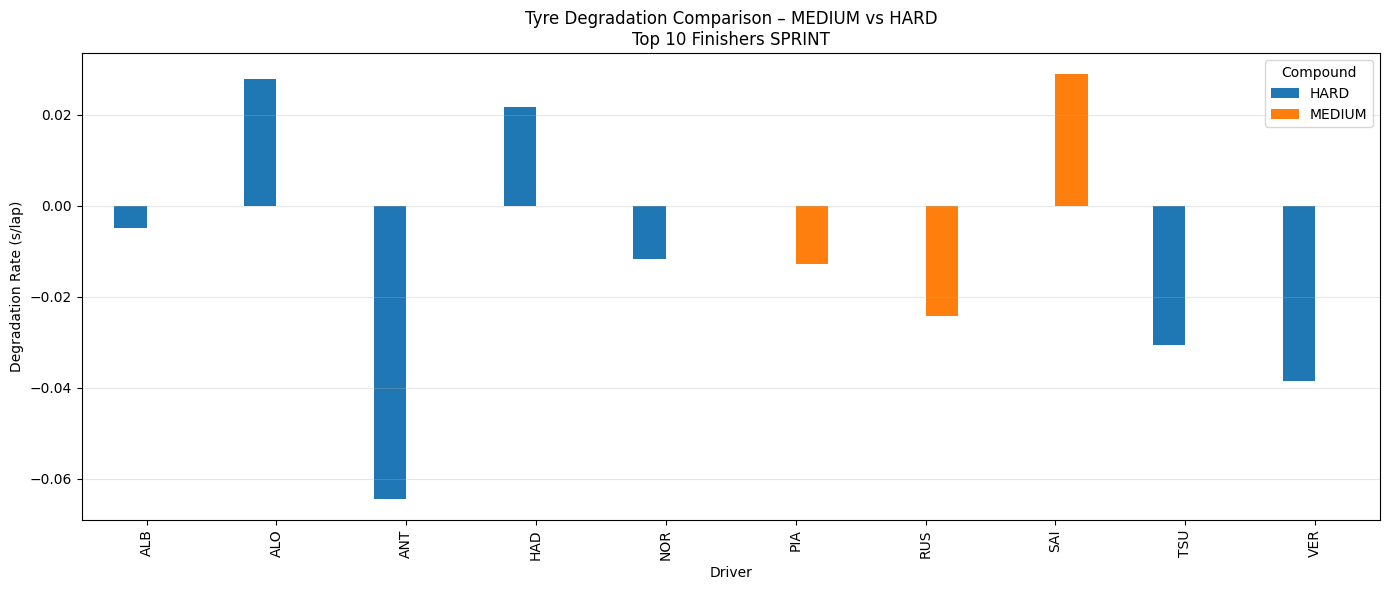

Reproduce this figure in Python.
import fastf1, os
import pandas as pd
import numpy as np
import matplotlib.pyplot as plt
from pathlib import Path

# ===== CONFIG =====
YEAR = 2025
GP = "QATAR"
SESSION = "S"
COMPOUNDS = ["MEDIUM", "HARD"]
TOP_N = 10
CACHE_DIR = Path("/content/fastf1_cache")

# ===== CACHE =====
CACHE_DIR.mkdir(parents=True, exist_ok=True)
fastf1.Cache.enable_cache(CACHE_DIR)

# ===== LOAD =====
session = fastf1.get_session(YEAR, GP, SESSION)
session.load()

laps = session.laps
laps = laps[laps["IsAccurate"]].copy()
laps["LapTimeSec"] = laps["LapTime"].dt.total_seconds()

drivers = (
    session.results
    .sort_values("Position")
    .head(TOP_N)["Abbreviation"]
    .tolist()
)

laps = laps[
    laps["Driver"].isin(drivers) &
    laps["PitInTime"].isna() &
    laps["PitOutTime"].isna() &
    laps["Compound"].isin(COMPOUNDS)
]

# ===== REMOVE OUTLIERS (IQR per driver, compound, stint) =====
clean = []

for (d, c, s), dl in laps.groupby(["Driver","Compound","Stint"]):
    if len(dl) < 5:
        continue
    q1, q3 = dl["LapTimeSec"].quantile([0.25, 0.75])
    iqr = q3 - q1
    dl = dl[(dl["LapTimeSec"] >= q1-1.5*iqr) & (dl["LapTimeSec"] <= q3+1.5*iqr)]
    clean.append(dl)

clean = pd.concat(clean)

# ===== CALCULATE DEGRADATION SLOPE =====
records = []

for (d, c), dl in clean.groupby(["Driver","Compound"]):
    stint_id = dl.groupby("Stint").size().idxmax()
    st = dl[dl["Stint"] == stint_id]
    if len(st) < 5:
        continue
    slope = np.polyfit(st["TyreLife"], st["LapTimeSec"], 1)[0]
    records.append({"Driver": d, "Compound": c, "Degradation_s_per_lap": slope})

deg = pd.DataFrame(records)

# ===== PLOT =====
pivot = deg.pivot(index="Driver", columns="Compound", values="Degradation_s_per_lap")
pivot.plot(kind="bar", figsize=(14,6))

plt.title("Tyre Degradation Comparison – MEDIUM vs HARD\nTop 10 Finishers SPRINT")
plt.ylabel("Degradation Rate (s/lap)")
plt.grid(axis="y", alpha=0.3)
plt.tight_layout()
plt.show()

pivot
